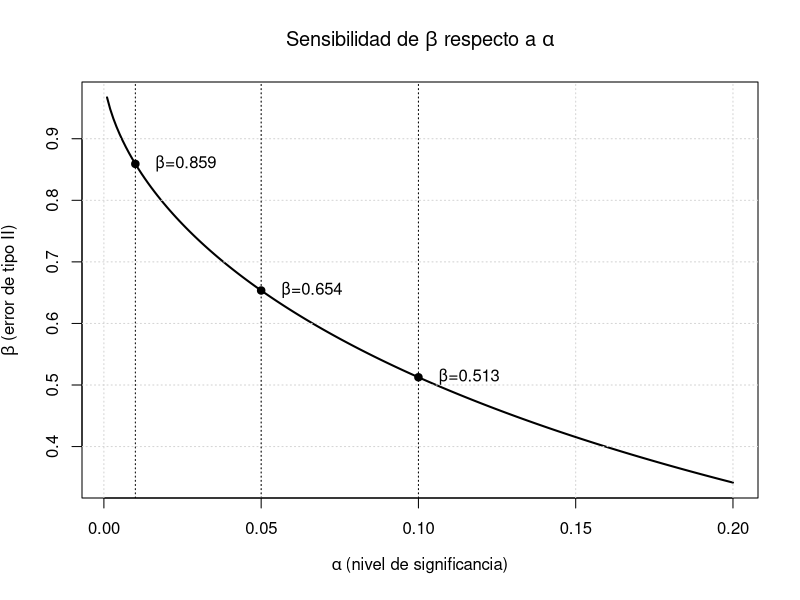
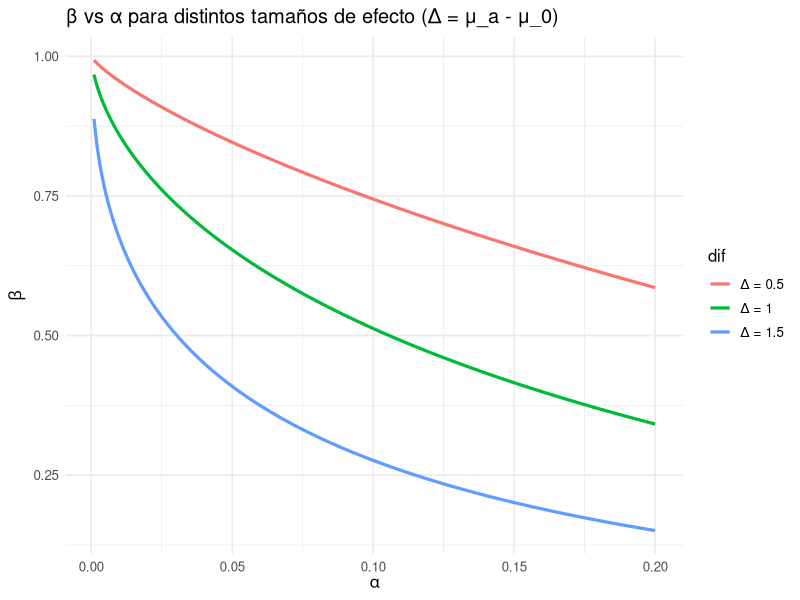
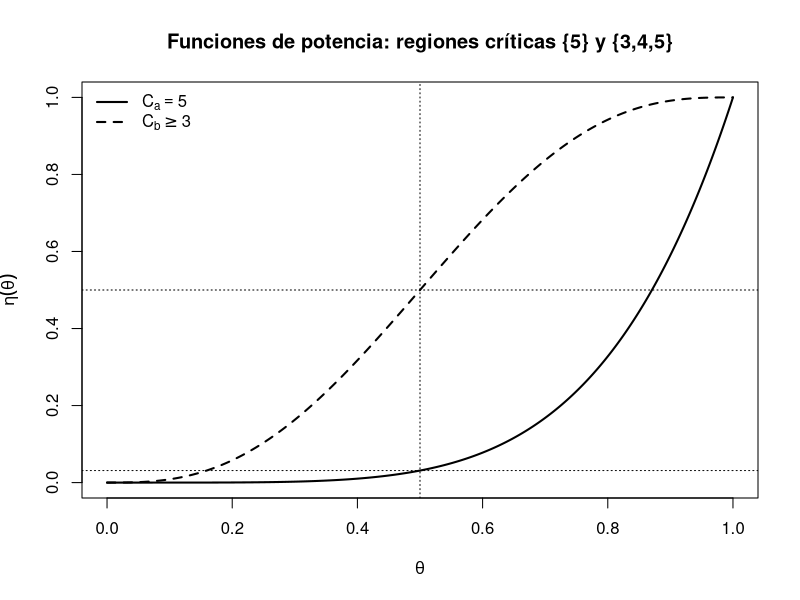

Here is the R script that generated these plots, in order:
## ---- chunk 1
# Parámetros del problema
mu0  <- 15
mua  <- 16              # media bajo H1
sigma <- 4              # desviación conocida
n     <- 25             # tamaño de muestra

# Función beta(α) para prueba unilateral Z
beta_z <- function(alpha, mu0, mua, sigma, n){
  delta <- (mua - mu0) / (sigma / sqrt(n))
  pnorm(qnorm(1 - alpha) - delta)
}

# Curva beta(α) en una malla de α
alphas <- seq(0.001, 0.20, by = 0.001)
betas  <- sapply(alphas, beta_z, mu0=mu0, mua=mua, sigma=sigma, n=n)

# Tabla para valores típicos de α
alpha_star <- c(0.10, 0.05, 0.01)
beta_star  <- sapply(alpha_star, beta_z, mu0=mu0, mua=mua, sigma=sigma, n=n)
cbind(alpha=alpha_star, beta=round(beta_star, 4))

# Gráfica en base R
plot(alphas, betas, type="l", lwd=2,
     xlab=expression(alpha~"(nivel de significancia)"),
     ylab=expression(beta~"(error de tipo II)"),
     main=expression(paste("Sensibilidad de ", beta, " respecto a ", alpha)))
grid()

# Añadir referencias
abline(v = alpha_star, lty = 3)
points(alpha_star, beta_star, pch = 19)
text(alpha_star, beta_star, labels=paste0("  β=", round(beta_star,3)), pos=4)

## ---- chunk 2
library(ggplot2)

diffs <- c(0.5, 1.0, 1.5)       # diferencias mu_a - mu_0
df <- do.call(rbind, lapply(diffs, function(dif){
  mua_i <- mu0 + dif
  data.frame(
    alpha = alphas,
    beta  = sapply(alphas, beta_z, mu0=mu0, mua=mua_i, sigma=sigma, n=n),
    dif   = paste0("Δ = ", dif)
  )
}))

ggplot(df, aes(alpha, beta, color=dif)) +
  geom_line(size=1.1) +
  labs(x=expression(alpha), y=expression(beta),
       title="β vs α para distintos tamaños de efecto (Δ = μ_a - μ_0)") +
  theme_minimal(base_size = 12)

## ---- chunk 3
set.seed(123)
B <- 1e5
alpha_vec <- c(0.10, 0.05, 0.01)

sim_beta <- function(alpha, mu0, mua, sigma, n, B=1e5){
  k <- mu0 + qnorm(1 - alpha) * sigma / sqrt(n)
  xbar <- replicate(B, mean(rnorm(n, mean=mua, sd=sigma)))
  mean(xbar <= k)  # proporción de NO-rechazos cuando H1 es verdadera = β
}

beta_sim <- sapply(alpha_vec, sim_beta, mu0=mu0, mua=mua, sigma=sigma, n=n, B=B)
beta_the <- sapply(alpha_vec, beta_z, mu0=mu0, mua=mua, sigma=sigma, n=n)

cbind(alpha=alpha_vec,
      beta_teorico=round(beta_the,4),
      beta_sim=round(beta_sim,4))
## ---- chunk 4
theta <- seq(0,1,by=0.001)

eta_a <- theta^5
eta_b <- 10*theta^3*(1-theta)^2 + 5*theta^4*(1-theta) + theta^5

plot(theta, eta_a, type="l", lwd=2,
     xlab=expression(theta), ylab=expression(eta(theta)),
     main="Funciones de potencia: regiones críticas {5} y {3,4,5}")
lines(theta, eta_b, lwd=2, lty=2)
abline(v=0.5, lty=3); abline(h=c((0.5)^5, 0.5), lty=3)
legend("topleft",
       legend = c(expression(C[a]==5),
                  expression(C[b] >= 3)),
       lwd = 2, lty = c(1,2), bty = "n")

